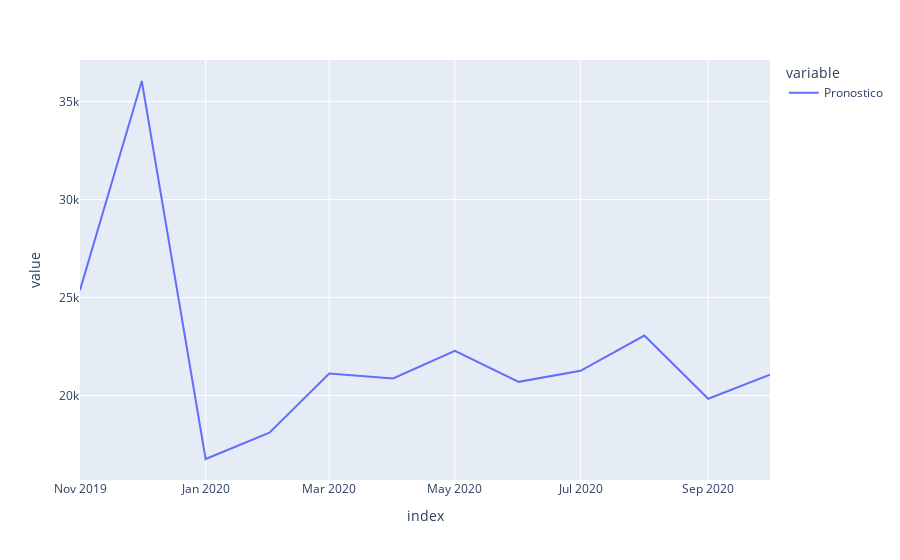

Notebook source saved alongside this figure:
### Code cell
px.line(df_pronostico)

### Figure 1 — Plotly figure (JSON) as saved in the notebook; plotly's stock layout.template omitted (floating-point values rounded to 4 significant figures)
{"data": [{"hovertemplate": "variable=Pronostico<br>index=%{x}<br>value=%{y}<extra></extra>", "legendgroup": "Pronostico", "line": {"color": "#636efa", "dash": "solid"}, "marker": {"symbol": "circle"}, "mode": "lines", "name": "Pronostico", "orientation": "v", "showlegend": true, "type": "scatter", "x": ["2019-11-01T00:00:00", "2019-12-01T00:00:00", "2020-01-01T00:00:00", "2020-02-01T00:00:00", "2020-03-01T00:00:00", "2020-04-01T00:00:00", "2020-05-01T00:00:00", "2020-06-01T00:00:00", "2020-07-01T00:00:00", "2020-08-01T00:00:00", "2020-09-01T00:00:00", "2020-10-01T00:00:00"], "xaxis": "x", "y": [25380.0, 36050.0, 16760.0, 18110.0, 21130.0, 20880.0, 22280.0, 20700.0, 21260.0, 23060.0, 19840.0, 21060.0], "yaxis": "y"}], "layout": {"autosize": true, "legend": {"title": {"text": "variable"}, "tracegroupgap": 0}, "margin": {"t": 60}, "xaxis": {"anchor": "y", "autorange": true, "domain": [0, 1], "range": ["2019-11-01", "2020-10-01"], "title": {"text": "index"}, "type": "date"}, "yaxis": {"anchor": "x", "autorange": true, "domain": [0, 1], "range": [15690.0, 37120.0], "title": {"text": "value"}, "type": "linear"}}}
